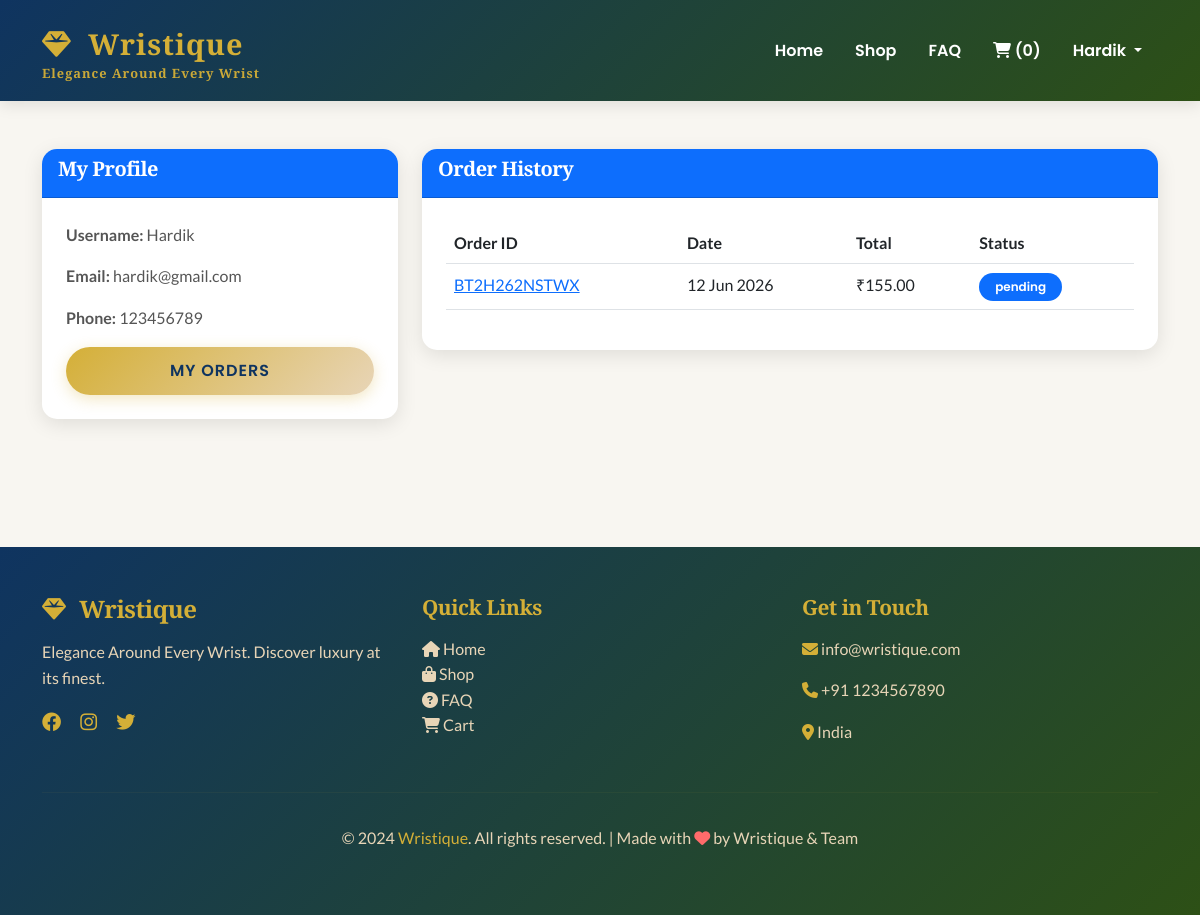
The page /accounts/profile/ (signed in) on the database its author committed.
### accounts/models.py (models this page shows, shortened)
class User(AbstractUser):
    email = models.EmailField(unique=True)
    phone = models.CharField(max_length=15, blank=True)
    is_verified = models.BooleanField(default=False)
    created_at = models.DateTimeField(auto_now_add=True)
    updated_at = models.DateTimeField(auto_now=True)
    USERNAME_FIELD = 'email'
    REQUIRED_FIELDS = ['username']

### store/models.py (models this page shows, shortened)
class Order(models.Model):
    STATUS_CHOICES = [
        ('pending', 'Pending'),
        ('processing', 'Processing'),
        ('shipped', 'Shipped'),
        ('delivered', 'Delivered'),
        ('cancelled', 'Cancelled'),
    ]
    user = models.ForeignKey('accounts.User', on_delete=models.CASCADE, related_name='orders')
    order_number = models.CharField(max_length=20, unique=True)
    shipping_name = models.CharField(max_length=100)
    shipping_phone = models.CharField(max_length=15)
    shipping_address = models.TextField()
    shipping_city = models.CharField(max_length=100)
    shipping_state = models.CharField(max_length=100)
    shipping_zipcode = models.CharField(max_length=10)
    subtotal = models.DecimalField(max_digits=10, decimal_places=2)
    tax = models.DecimalField(max_digits=10, decimal_places=2, default=0)
    shipping_cost = models.DecimalField(max_digits=10, decimal_places=2, default=0)
    total = models.DecimalField(max_digits=10, decimal_places=2)
    status = models.CharField(max_length=20, choices=STATUS_CHOICES, default='pending')
    payment_method = models.CharField(max_length=20, default='cod')
    is_paid = models.BooleanField(default=False)
    created_at = models.DateTimeField(auto_now_add=True)
    updated_at = models.DateTimeField(auto_now=True)

### accounts/views.py (the view, shortened to what this page needs)
# urls.py: path('profile/', views.profile, name='profile'),
@login_required
def profile(request):
    from store.models import Order
    orders = Order.objects.filter(user=request.user).order_by('-created_at')
    context = {'orders': orders}
    return render(request, 'store/profile.html', context)

### templates/store/profile.html (shortened to what this page needs)
{% extends 'store/base.html' %}
{% block content %}
<div class="container py-5">
    <div class="row">
        <div class="col-md-4">
            <div class="card">
                <div class="card-header bg-primary text-white">
                    <h5>My Profile</h5>
                </div>
                <div class="card-body">
                    <p><strong>Username:</strong> {{ user.username }}</p>
                    <p><strong>Email:</strong> {{ user.email }}</p>
                    <p><strong>Phone:</strong> {{ user.phone|default:"Not provided" }}</p>
                    <a href="{% url 'store:orders' %}" class="btn btn-primary w-100">My Orders</a>
                </div>
            </div>
        </div>
        <div class="col-md-8">
            <div class="card">
                <div class="card-header bg-primary text-white">
                    <h5>Order History</h5>
                </div>
                <div class="card-body">
                    <table class="table">
                        <thead>
                            <tr>
                                <th>Order ID</th>
                                <th>Date</th>
                                <th>Total</th>
                                <th>Status</th>
                            </tr>
                        </thead>
                        <tbody>
                            {% for order in orders %}
                            <tr>
                                <td><a href="{% url 'store:order_detail' order.order_number %}">{{ order.order_number }}</a></td>
                                <td>{{ order.created_at|date:"d M Y" }}</td>
                                <td>₹{{ order.total }}</td>
                                <td><span class="badge bg-{% if order.status == 'delivered' %}success{% elif order.status == 'cancelled' %}danger{% else %}primary{% endif %}">{{ order.status }}</span></td>
                            </tr>
                            {% empty %}
                            <tr>
                                <td colspan="4" class="text-center">No orders yet.</td>
                            </tr>
                            {% endfor %}
                        </tbody>
                    </table>
                </div>
            </div>
        </div>
    </div>
</div>
{% endblock %}

### templates/store/base.html (shortened to what this page needs)
<!DOCTYPE html>
<html lang="en">
<head>
    <link href="https://cdn.jsdelivr.net/npm/bootstrap@5.3.0/dist/css/bootstrap.min.css" rel="stylesheet">
    <link rel="stylesheet" href="https://cdnjs.cloudflare.com/ajax/libs/font-awesome/6.4.0/css/all.min.css">
    <link rel="stylesheet" href="/static/css/style.css">
</head>
<body>
    <nav class="navbar navbar-expand-lg navbar-dark bg-dark">
        <div class="container">
            <a class="navbar-brand d-flex flex-column" href="{% url 'store:home' %}">
                <span><i class="fas fa-gem"></i> Wristique</span>
                <small class="brand-tagline" style="font-size: 0.8rem; line-height: 1;">Elegance Around Every Wrist</small>
            </a>
            <div class="collapse navbar-collapse" id="navbarNav">
                <ul class="navbar-nav ms-auto">
                    <li class="nav-item">
                        <a class="nav-link" href="{% url 'store:home' %}">Home</a>
                    </li>
                    <li class="nav-item">
                        <a class="nav-link" href="{% url 'store:shop' %}">Shop</a>
                    </li>
                    <li class="nav-item">
                        <a class="nav-link" href="{% url 'store:faq' %}">FAQ</a>
                    </li>
                    <li class="nav-item">
                        <a class="nav-link" href="{% url 'store:cart' %}">
                            <i class="fas fa-shopping-cart"></i>
                            {% if request.user.is_authenticated %}
                                ({{ request.user.cart_set.count }})
                            {% else %}
                                (0)
                            {% endif %}
                        </a>
                    </li>
                    {% if request.user.is_authenticated %}
                        <li class="nav-item dropdown">
                            <a class="nav-link dropdown-toggle" href="#" role="button" data-bs-toggle="dropdown">
                                {{ request.user.username }}
                            </a>
                        </li>
                    {% else %}
                        <li class="nav-item">
                            <a class="nav-link" href="{% url 'accounts:login' %}">Login</a>
                        </li>
                    {% endif %}
                </ul>
            </div>
        </div>
    </nav>
    {% block content %}{% endblock %}
    <footer class="py-5" style="background: linear-gradient(135deg, #0F3460 0%, #2D5016 100%); color: white; margin-top: 5rem;">
        <div class="container">
            <div class="row g-4">
                <div class="col-md-4">
                    <h5 style="color: #D4AF37; font-family: 'Playfair Display', serif; font-size: 1.5rem; margin-bottom: 1rem;">
                        <i class="fas fa-gem" style="margin-right: 0.5rem;"></i> Wristique
                    </h5>
                    <p style="color: #E8D5B7;">Elegance Around Every Wrist. Discover luxury at its finest.</p>
                    <div style="margin-top: 1rem;">
                        <a href="#" style="color: #D4AF37; margin-right: 1rem; font-size: 1.2rem;"><i class="fab fa-facebook"></i></a>
                        <a href="#" style="color: #D4AF37; margin-right: 1rem; font-size: 1.2rem;"><i class="fab fa-instagram"></i></a>
                        <a href="#" style="color: #D4AF37; font-size: 1.2rem;"><i class="fab fa-twitter"></i></a>
                    </div>
                </div>
                <div class="col-md-4">
                    <h5 style="color: #D4AF37; font-family: 'Playfair Display', serif; margin-bottom: 1rem;">Quick Links</h5>
                    <ul class="list-unstyled">
                        <li><a href="{% url 'store:home' %}" style="color: #E8D5B7; text-decoration: none; transition: all 0.3s;"><i class="fas fa-home"></i> Home</a></li>
                        <li><a href="{% url 'store:shop' %}" style="color: #E8D5B7; text-decoration: none; transition: all 0.3s;"><i class="fas fa-shopping-bag"></i> Shop</a></li>
                        <li><a href="{% url 'store:faq' %}" style="color: #E8D5B7; text-decoration: none; transition: all 0.3s;"><i class="fas fa-question-circle"></i> FAQ</a></li>
                        <li><a href="{% url 'store:cart' %}" style="color: #E8D5B7; text-decoration: none; transition: all 0.3s;"><i class="fas fa-shopping-cart"></i> Cart</a></li>
                    </ul>
                </div>
                <div class="col-md-4">
                    <h5 style="color: #D4AF37; font-family: 'Playfair Display', serif; margin-bottom: 1rem;">Get in Touch</h5>
                    <p style="color: #E8D5B7;"><i class="fas fa-envelope" style="color: #D4AF37;"></i> info@wristique.com</p>
                    <p style="color: #E8D5B7;"><i class="fas fa-phone" style="color: #D4AF37;"></i> +91 1234567890</p>
                    <p style="color: #E8D5B7;"><i class="fas fa-map-marker-alt" style="color: #D4AF37;"></i> India</p>
                </div>
            </div>
            <hr style="border-color: rgba(212, 175, 55, 0.2); margin: 2rem 0;">
            <p class="text-center" style="color: #E8D5B7;">
                &copy; 2024 <span style="color: #D4AF37;">Wristique</span>. All rights reserved. | Made with <i class="fas fa-heart" style="color: #FF6B6B;"></i> by Wristique &amp; Team
            </p>
        </div>
    </footer>
</body>
</html>

### static/css/style.css (style rules this page uses)
:root { --primary-gold: #D4AF37; --primary-emerald: #2D5016; --primary-sapphire: #0F3460; --primary-rose: #C1666B; --secondary-gold: #E8D5B7; --light-bg: #F8F6F1; --dark-bg: #1A1A1A; --accent-coral: #FF6B6B; --accent-teal: #4ECDC4; }
* { margin: 0; padding: 0; box-sizing: border-box; }
html, body { height: 100%; }
body { font-family: 'Lato', sans-serif; background-color: var(--light-bg); color: #333; line-height: 1.6; }
h1, h2, h3, h4, h5 { font-family: 'Playfair Display', serif; font-weight: 700; letter-spacing: -0.5px; }
p { font-family: 'Lato', sans-serif; font-size: 1rem; color: #555; }
.navbar { background: linear-gradient(135deg, var(--primary-sapphire) 0%, var(--primary-emerald) 100%) !important; box-shadow: 0 4px 15px rgba(0,0,0,0.1); padding: 1rem 0; }
.navbar-brand { font-family: 'Playfair Display', serif; font-weight: 900; font-size: 1.8rem; color: var(--primary-gold) !important; letter-spacing: 1px; }
.navbar-brand i { margin-right: 0.5rem; }
.navbar-brand .brand-tagline { color: var(--primary-gold) !important; font-weight: 600; opacity: 0.95; }
.nav-link { font-weight: 600; color: white !important; margin: 0 0.5rem; transition: all 0.3s ease; font-family: 'Poppins', sans-serif; }
.btn { font-family: 'Poppins', sans-serif; font-weight: 600; border-radius: 50px; padding: 0.75rem 2rem; transition: all 0.3s ease; text-transform: uppercase; letter-spacing: 1px; }
.btn-primary { background: linear-gradient(135deg, var(--primary-gold) 0%, #E8D5B7 100%); border: none; color: var(--primary-sapphire) !important; box-shadow: 0 4px 15px rgba(212, 175, 55, 0.3); }
.card { border: none; border-radius: 15px; overflow: hidden; box-shadow: 0 5px 20px rgba(0,0,0,0.1); transition: all 0.4s cubic-bezier(0.23, 1, 0.320, 1); background: white; position: relative; }
.card::before { content: ''; position: absolute; top: 0; left: -100%; width: 100%; height: 100%; background: linear-gradient(90deg, transparent, rgba(255,255,255,0.2), transparent); transition: left 0.5s ease; }
.card-body { padding: 1.5rem; }
.badge { font-family: 'Poppins', sans-serif; padding: 0.5rem 1rem; border-radius: 20px; font-weight: 600; font-size: 0.75rem; }
footer { background: linear-gradient(135deg, var(--primary-sapphire) 0%, var(--primary-emerald) 100%); color: white; margin-top: 5rem; }
footer h5 { font-family: 'Playfair Display', serif; color: var(--primary-gold); margin-bottom: 1.5rem; font-size: 1.3rem; }
footer a { color: var(--secondary-gold); transition: all 0.3s ease; }
footer p { color: var(--secondary-gold); }

### rows shown on the page
User: user.cart_set.count "0", user.username "Hardik", username "Hardik", email "hardik@gmail.com", phone "123456789"
Order: order_number "BT2H262NSTWX", created_at "12 Jun 2026", total "155.00", status "pending"
